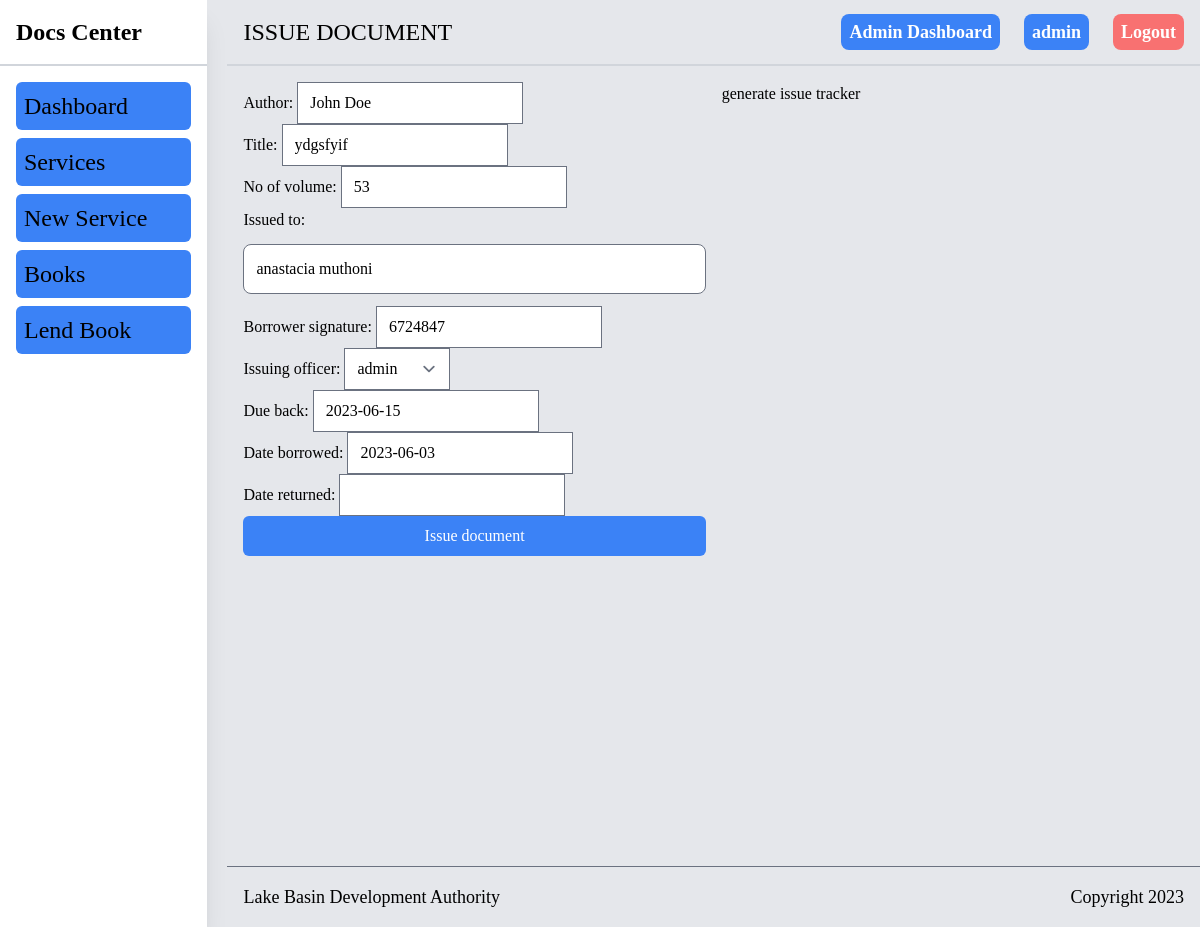
/library/issue-document/2 (signed in), run on the app's committed database.
### library/models.py (models this page shows, shortened)
class Book(models.Model):
    author = models.CharField(max_length=255)
    title = models.CharField(max_length=255)
    no_of_volume = models.CharField(max_length=255, null=True)
    issued_to = models.CharField(max_length=255, null=True)
    borrower_signature = models.IntegerField(null=False)
    created_at = models.DateTimeField(auto_now_add=True)
    returned = models.BooleanField(default=False)
    borrowed = models.BooleanField(default=False)
    issuing_officer = models.ForeignKey(User, related_name="books", on_delete=models.CASCADE, default=1)
    due_back = models.DateField(null=False)
    date_borrowed = models.DateField(null=False)
    date_returned = models.DateField(null = True)
    class Meta:
        ordering = ('title',)
        verbose_name_plural = "Books"

### library/views.py (the view)
# urls.py: re_path(r'^issue-document/(?P<pk>\d+)', views.issueDocument, name="issue-document"),
@login_required
def issueDocument(request, pk):
    document = get_object_or_404(Book, pk=pk)
    if request.method == "POST":
        form = LendDocument(instance=document, data=request.POST)
        if form.is_valid():
            document = form.save(commit=False)
            document.issued_to = request.POST.get("issued_to")
            document.borrowed = True
            document.issued_by = request.user.username
            document.save()
            return redirect("library:index")
    else:
        form = LendDocument(instance=document)
    return render(request, "library/issue-document.html", {"form": form, "object": document})

### library/forms.py
class LendDocument(forms.ModelForm):
    class Meta:
        model = Book
        exclude = ["name", "categories", "description", "image", "created_by", "returned", "borrowed", "return_date", "issued_by"]
        widgets = {
            "issued_to": forms.TextInput(attrs={"class": INPUT_CLASS}),
            "return_date": forms.DateInput(attrs={"class": INPUT_CLASS})
        }

### library/templates/library/issue-document.html (shortened to what this page needs)
{% extends 'core/base.html' %}
{% block crumbs %} Issue Document {% endblock %}
{% block content %}
<section class="h-96">
<div class="flex gap-4">
    <form action="" method="post" class="w-1/2">
       {{ form.as_p }}
        <div class="flex justify-end w-full">
                <button class="bg-blue-500 text-white w-full p-2 rounded-md ">Issue document</button>
        </div>
    </form>
    <div class="w-1/2">
        generate issue tracker
    </div>
</div>
{% endblock %}

### core/templates/core/base.html (shortened to what this page needs)
{% load static tailwind_tags %}
<!DOCTYPE html>
<html lang="en">
	<head>
		{% tailwind_css %}
	</head>
	<body class="bg-gray-200 font-serif leading-normal tracking-normal">
        <section class="flex gap-5">
            <aside class="bg-white shadow-xl w-64">
                <div class="sticky top-0">
                      <div class="p-4 border-b-2 border-b-gray-300">
                    <a href="/" class="font-semibold text-2xl" >Docs Center</a>
                </div>
                <nav class="p-4 w-full">
                    <ul class="">
                        <a href="/" class="text-2xl font-medium text-black dark:text-white mb-4 active::text-red-500">
                           <li class="mb-2 bg-blue-500 p-2 rounded-md w-full cursor-pointer focus:bg-blue-900">Dashboard</li>
                        </a>
                        <a href="{% url 'services:index' %}" class="text-2xl font-medium text-black dark:text-white mb-4">
                            <li class="mb-2 bg-blue-500 p-2 rounded-md w-full cursor-pointer focus:bg-blue-900">Services</li>
                        </a>
                        <a href="{% url 'services:new-request' %}" class="text-2xl font-medium text-black dark:text-white mb-4">
                            <li class="mb-2 bg-blue-500 p-2 rounded-md w-full cursor-pointer focus:bg-blue-900">New Service</li>
                        </a>
                        <a href="{% url 'library:index' %}" class="text-2xl font-medium text-black dark:text-white mb-4">
                            <li class="mb-2 bg-blue-500 p-2 rounded-md w-full cursor-pointer focus:bg-blue-900">Books</li>
                        </a>
                        <a href="{% url 'library:new-document' %}" class="text-2xl font-medium text-black dark:text-white mb-4">
                            <li class="mb-2 bg-blue-500 p-2 rounded-md w-full cursor-pointer focus:bg-blue-900">Lend Book</li>
                        </a>
                    </ul>
                </nav>
                </div>
            </aside>
            <section class="container mx-auto w-full">
                <nav class="w-full flex justify-between items-center p-4 sticky top-0 container mx-auto border-b-2 border-b-gray-300 z-20 bg-gray-200">
                            <div>
                        <h3 class="text-2xl font-medium uppercase">{% block crumbs %}{% endblock %}</h3>
                    </div>
                    <ul class="flex items-center space-x-6">
                        {% if request.user.is_authenticated %}
                        <li><a href="{% url 'admin:index' %}" class="text-lg font-semibold bg-blue-500 hover:bg-blue-700 text-white rounded-lg p-2">Admin Dashboard</a></li>
                        <li><a href="#" class="text-lg font-semibold bg-blue-500 hover:bg-blue-700 text-white rounded-lg p-2">{{request.user.username}}</a></li>
                        <li><a href="{% url 'logout' %}" class="text-lg font-semibold bg-red-400 hover:bg-red-700 text-white rounded-lg p-2">Logout</a></li>
                        {% else %}
                            <li><a href="{% url 'core:login' %}" class="text-lg font-semibold bg-blue-500 hover:bg-blue-700 text-white rounded-lg p-2">Login</a></li>
                            <li><a href="{% url 'admin:index' %}" class="text-lg font-semibold bg-blue-500 hover:bg-blue-700 text-white rounded-lg p-2">Admin</a></li>
                        {% endif %}
                    </ul>
                    </nav>
                <section class="min-h-screen">
			        <section class="min-h-screen p-4">
                       {% block content %}{% endblock %}
			        </section>
                </section>
                <footer class="container mx-auto border-t border-t-gray-500 p-4 flex justify-between items-center">
                    <h3 class="text-lg font-medium">Lake Basin Development Authority</h3>
                    <small class="text-lg font-medium" id="copyright">Copyright  </small>
                </footer>
            </section>
        </section>
	</body>
</html>

### data on the page
Book: author "John Doe", title "ydgsfyif", no_of_volume "53", issued_to "anastacia muthoni", borrower_signature "6724847", issuing_officer "admin", due_back "2023-06-15", date_borrowed "2023-06-03"

### other printed values
{{ request.user.username }} "admin"
